Frame 1 (no input): blank canvas, image omitted
Frame 60 (no input): blank canvas, image omitted
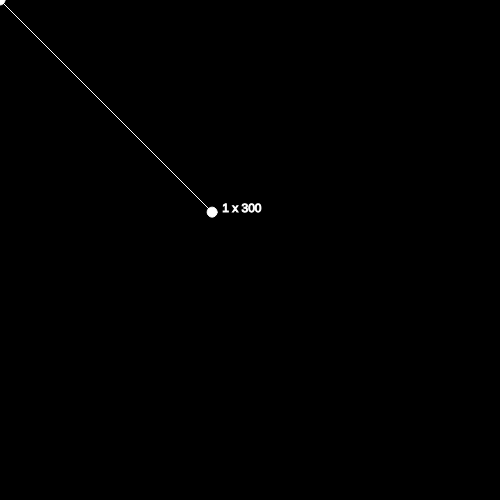
Frame 120 (the mouse pressed at the canvas centre since frame 60)

The p5.js sketch whose frames 1 and 60 were blank and that drew this single picture after the mouse press (run headless with seeded random() and noise() and a simulated clock; from frame 60 on, the mouse is pressed at the canvas centre):

// p5.js sketch
// ── sketch.js
// IMA NYU Shanghai
// The Nature of Code
// MOQN
// Feb 22 2017


var vector;

function setup() {
  createCanvas(500, 500);
  fill(255);
  stroke(255);
}

function draw() {
  background(0);
  vector = createVector(mouseX, mouseY);
  
  vector.normalize(); //change the magnitude 1 (Unit Vector)
  vector.mult(300);

  ellipse(0, 0, 10, 10);
  ellipse(vector.x, vector.y, 10, 10);

  var magitude = vector.mag();
  
  // let's visualize the vector!
  line(0, 0, vector.x, vector.y);
  text("1 x " + round(magitude), vector.x+10, vector.y);
}
